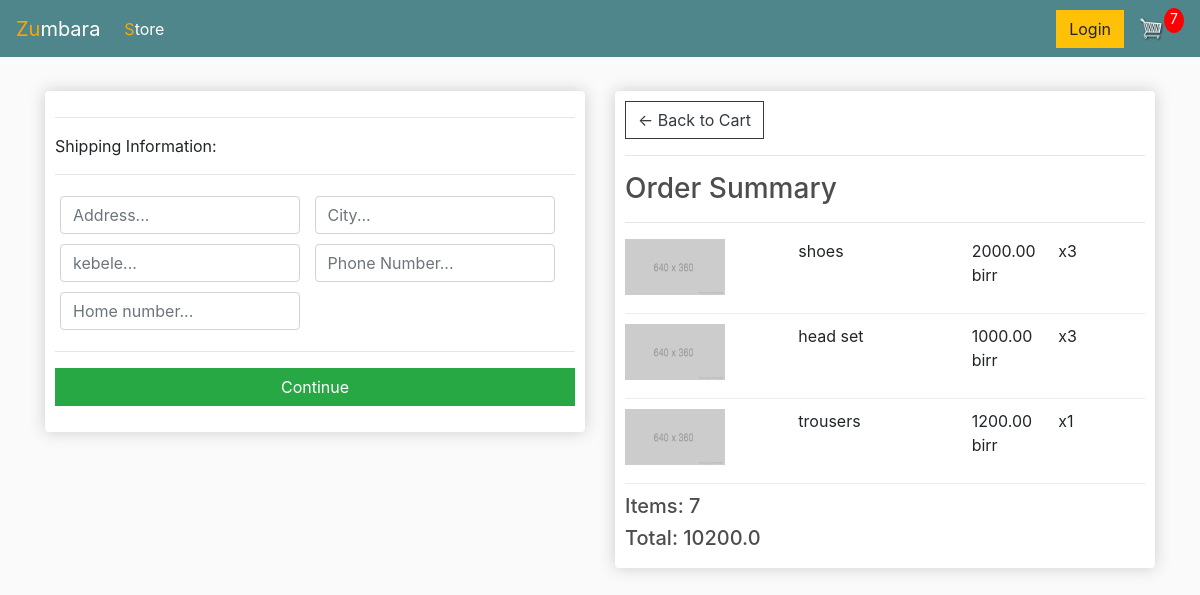
Before: /checkout/ (signed in) with the older database file.
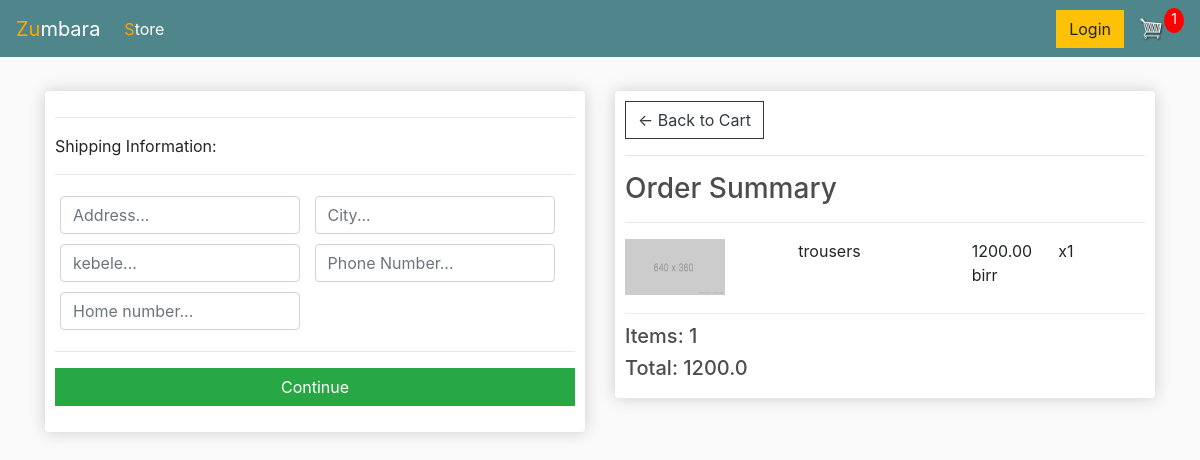
After: the same page with the newer database file.
### store/models.py (models this page shows, shortened)
class OrderItem(models.Model):
    product = models.ForeignKey(Product, on_delete=models.SET_NULL, blank=True, null=True)
    order = models.ForeignKey(Order, on_delete=models.SET_NULL, null=True, blank=True)
    quantity = models.IntegerField(default=0 , null=True, blank=True)
    date_added = models.DateTimeField(auto_now_add=True)
    @property
    def get_total(self):
        total=self.product.price * self.quantity
        return total

class Product(models.Model):
    name = models.CharField(max_length=100)
    price = models.FloatField()
    digital = models.BooleanField(default=False, null=True, blank=True)

class Order(models.Model):
    customer = models.ForeignKey(Customer, on_delete=models.SET_NULL, blank=True, null=True)
    date_ordered = models.DateTimeField(auto_now_add=True)
    complete = models.BooleanField(default=False, null=True, blank=True)
    transaction_id = models.CharField(max_length=100, null=True)
    @property
    def shipping(self):
        shipping = False
        orderitems = self.orderitem_set.all()
        for i in orderitems:
            if i.product.digital == False:
                shipping = True
        return shipping
    @property
    def get_cart_total(self):
        orderitems = self.orderitem_set.all()
        total = sum([item.get_total for item in orderitems])
        return total
    @property
    def get_cart_items(self):
        orderitems = self.orderitem_set.all()
        total = sum([item.quantity for item in orderitems])
        return total

### store/views.py (the view)
# urls.py: path('checkout/', views.checkout, name="checkout"),
def checkout(request):
    if request.user.is_authenticated:
        customer = request.user.customer
        order,create = Order.objects.get_or_create(customer=customer, complete=False)
        items = order.orderitem_set.all()
        cartItems = order.get_cart_items
    else:
        items = []
        order = {'get_cart_items': 0, 'get_cart_total': 0, 'shipping':False}
        cartItems =order['get_cart_items']
    context = {'items':items, 'order': order, 'cartItems':cartItems}
    return render(request, 'store/checkout.html', context)

### store/templates/store/checkout.html (shortened to what this page needs)
{% extends 'store/main.html' %}
{% load static %}
    {% block content %}
    <div class="row">
		<div class="col-lg-6">
			<div class="box-element" id="form-wrapper">
				<form id="form">
					<div id="shipping-info">
						<hr>
						<p>Shipping Information:</p>
						<hr>
						<div class="form-field">
							<input class="form-control" type="text" name="address" placeholder="Address...">
						</div>
						<div class="form-field">
							<input class="form-control" type="text" name="city" placeholder="City...">
						</div>
						<div class="form-field">
							<input class="form-control" type="text" name="state" placeholder="kebele...">
						</div>
						<div class="form-field">
							<input class="form-control" type="text" name="Phone" placeholder="Phone Number...">
						</div>
						<div class="form-field">
							<input class="form-control" type="text" name="home" placeholder="Home number...">
						</div>
					</div>
					<hr>
					<input id="form-button" class="btn btn-success btn-block" type="submit" value="Continue">
				</form>
			</div>
			<br>
		</div>
		<div class="col-lg-6">
			<div class="box-element">
				<a  class="btn btn-outline-dark" href="{% url 'cart' %}">&#x2190; Back to Cart</a>
				<hr>
				<h3>Order Summary</h3>
				<hr>
				{% for item in items %}
				<div class="cart-row">
					<div style="flex:2"><img class="row-image" src="{% static 'images/placeholder.png' %}"></div>
					<div style="flex:2"><p>{{item.product.name}}</p></div>
					<div style="flex:1"><p>{{item.product.price|floatformat:2}} birr</p></div>
					<div style="flex:1"><p>x{{item.quantity}}</p></div>
				</div>
				{% endfor %}
				<h5>Items:   {{order.get_cart_items}}</h5>
				<h5>Total:   {{order.get_cart_total}}</h5>
			</div>
		</div>
	</div>
    {% endblock content %}

Changed rows visible on the page:
removed OrderItem: product.name "shoes", product.price "2000.00", quantity "3"
removed OrderItem: product.name "head set", product.price "1000.00", quantity "3"
computed for Order: get_cart_items "7" → "1"; get_cart_total "10200.0" → "1200.0"
Other visible differences:
{{ cartItems }}: "7" → "1"
